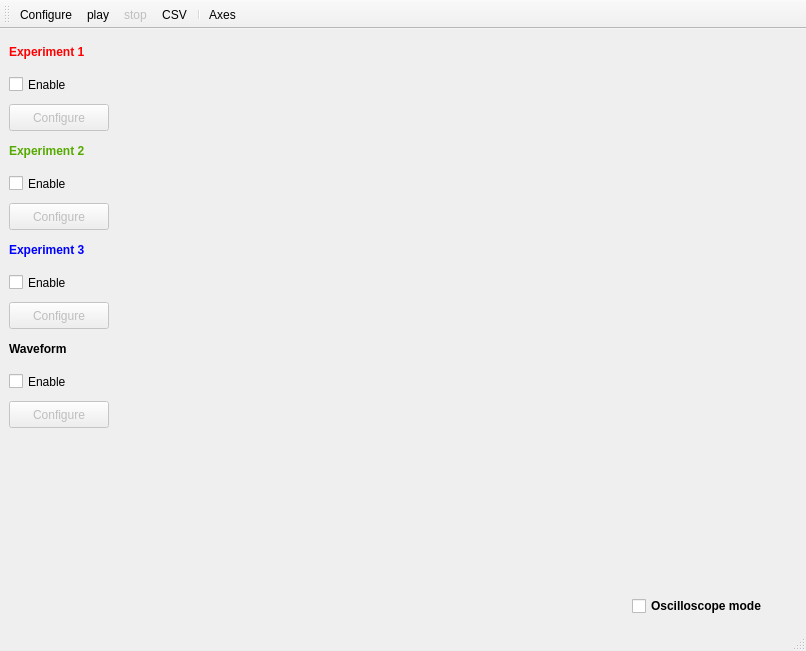
<?xml version="1.0" encoding="UTF-8"?>
<ui version="4.0">
 <class>MainWindow</class>
 <widget class="QMainWindow" name="MainWindow">
  <property name="geometry">
   <rect>
    <x>0</x>
    <y>0</y>
    <width>806</width>
    <height>651</height>
   </rect>
  </property>
  <property name="windowTitle">
   <string>Lagersmit DAQ</string>
  </property>
  <widget class="QWidget" name="centralwidget">
   <layout class="QHBoxLayout" name="horizontalLayout">
    <item>
     <layout class="QVBoxLayout" name="verticalLayout">
      <item>
       <widget class="QLabel" name="label">
        <property name="sizePolicy">
         <sizepolicy hsizetype="Fixed" vsizetype="Fixed">
          <horstretch>0</horstretch>
          <verstretch>0</verstretch>
         </sizepolicy>
        </property>
        <property name="minimumSize">
         <size>
          <width>100</width>
          <height>27</height>
         </size>
        </property>
        <property name="font">
         <font>
          <weight>75</weight>
          <bold>true</bold>
         </font>
        </property>
        <property name="styleSheet">
         <string notr="true">color: rgb(255, 0, 0);</string>
        </property>
        <property name="text">
         <string>Experiment 1</string>
        </property>
       </widget>
      </item>
      <item>
       <widget class="QCheckBox" name="cBenable1">
        <property name="sizePolicy">
         <sizepolicy hsizetype="Fixed" vsizetype="Fixed">
          <horstretch>0</horstretch>
          <verstretch>0</verstretch>
         </sizepolicy>
        </property>
        <property name="minimumSize">
         <size>
          <width>100</width>
          <height>27</height>
         </size>
        </property>
        <property name="text">
         <string>Enable</string>
        </property>
       </widget>
      </item>
      <item>
       <widget class="QPushButton" name="Bconfigure1">
        <property name="enabled">
         <bool>false</bool>
        </property>
        <property name="sizePolicy">
         <sizepolicy hsizetype="Fixed" vsizetype="Fixed">
          <horstretch>0</horstretch>
          <verstretch>0</verstretch>
         </sizepolicy>
        </property>
        <property name="minimumSize">
         <size>
          <width>100</width>
          <height>27</height>
         </size>
        </property>
        <property name="text">
         <string>Configure</string>
        </property>
       </widget>
      </item>
      <item>
       <widget class="QLabel" name="label_2">
        <property name="sizePolicy">
         <sizepolicy hsizetype="Fixed" vsizetype="Fixed">
          <horstretch>0</horstretch>
          <verstretch>0</verstretch>
         </sizepolicy>
        </property>
        <property name="minimumSize">
         <size>
          <width>100</width>
          <height>27</height>
         </size>
        </property>
        <property name="font">
         <font>
          <weight>75</weight>
          <bold>true</bold>
         </font>
        </property>
        <property name="styleSheet">
         <string notr="true">color: rgb(85, 170, 0);</string>
        </property>
        <property name="text">
         <string>Experiment 2</string>
        </property>
       </widget>
      </item>
      <item>
       <widget class="QCheckBox" name="cBenable2">
        <property name="sizePolicy">
         <sizepolicy hsizetype="Fixed" vsizetype="Fixed">
          <horstretch>0</horstretch>
          <verstretch>0</verstretch>
         </sizepolicy>
        </property>
        <property name="minimumSize">
         <size>
          <width>100</width>
          <height>27</height>
         </size>
        </property>
        <property name="text">
         <string>Enable</string>
        </property>
       </widget>
      </item>
      <item>
       <widget class="QPushButton" name="Bconfigure2">
        <property name="enabled">
         <bool>false</bool>
        </property>
        <property name="sizePolicy">
         <sizepolicy hsizetype="Fixed" vsizetype="Fixed">
          <horstretch>0</horstretch>
          <verstretch>0</verstretch>
         </sizepolicy>
        </property>
        <property name="minimumSize">
         <size>
          <width>100</width>
          <height>27</height>
         </size>
        </property>
        <property name="text">
         <string>Configure</string>
        </property>
       </widget>
      </item>
      <item>
       <widget class="QLabel" name="label_3">
        <property name="sizePolicy">
         <sizepolicy hsizetype="Fixed" vsizetype="Fixed">
          <horstretch>0</horstretch>
          <verstretch>0</verstretch>
         </sizepolicy>
        </property>
        <property name="minimumSize">
         <size>
          <width>100</width>
          <height>27</height>
         </size>
        </property>
        <property name="font">
         <font>
          <weight>75</weight>
          <bold>true</bold>
         </font>
        </property>
        <property name="styleSheet">
         <string notr="true">color: rgb(0, 0, 255);</string>
        </property>
        <property name="text">
         <string>Experiment 3</string>
        </property>
       </widget>
      </item>
      <item>
       <widget class="QCheckBox" name="cBenable3">
        <property name="sizePolicy">
         <sizepolicy hsizetype="Fixed" vsizetype="Fixed">
          <horstretch>0</horstretch>
          <verstretch>0</verstretch>
         </sizepolicy>
        </property>
        <property name="minimumSize">
         <size>
          <width>100</width>
          <height>27</height>
         </size>
        </property>
        <property name="text">
         <string>Enable</string>
        </property>
       </widget>
      </item>
      <item>
       <widget class="QPushButton" name="Bconfigure3">
        <property name="enabled">
         <bool>false</bool>
        </property>
        <property name="sizePolicy">
         <sizepolicy hsizetype="Fixed" vsizetype="Fixed">
          <horstretch>0</horstretch>
          <verstretch>0</verstretch>
         </sizepolicy>
        </property>
        <property name="minimumSize">
         <size>
          <width>100</width>
          <height>27</height>
         </size>
        </property>
        <property name="text">
         <string>Configure</string>
        </property>
       </widget>
      </item>
      <item>
       <widget class="QLabel" name="label_5">
        <property name="sizePolicy">
         <sizepolicy hsizetype="Fixed" vsizetype="Fixed">
          <horstretch>0</horstretch>
          <verstretch>0</verstretch>
         </sizepolicy>
        </property>
        <property name="minimumSize">
         <size>
          <width>100</width>
          <height>27</height>
         </size>
        </property>
        <property name="font">
         <font>
          <weight>75</weight>
          <bold>true</bold>
         </font>
        </property>
        <property name="text">
         <string>Waveform</string>
        </property>
       </widget>
      </item>
      <item>
       <widget class="QCheckBox" name="cBenable4">
        <property name="sizePolicy">
         <sizepolicy hsizetype="Fixed" vsizetype="Fixed">
          <horstretch>0</horstretch>
          <verstretch>0</verstretch>
         </sizepolicy>
        </property>
        <property name="minimumSize">
         <size>
          <width>100</width>
          <height>27</height>
         </size>
        </property>
        <property name="text">
         <string>Enable</string>
        </property>
       </widget>
      </item>
      <item>
       <widget class="QPushButton" name="Bconfigure4">
        <property name="enabled">
         <bool>false</bool>
        </property>
        <property name="sizePolicy">
         <sizepolicy hsizetype="Fixed" vsizetype="Fixed">
          <horstretch>0</horstretch>
          <verstretch>0</verstretch>
         </sizepolicy>
        </property>
        <property name="minimumSize">
         <size>
          <width>100</width>
          <height>27</height>
         </size>
        </property>
        <property name="text">
         <string>Configure</string>
        </property>
       </widget>
      </item>
      <item>
       <spacer name="verticalSpacer">
        <property name="orientation">
         <enum>Qt::Vertical</enum>
        </property>
        <property name="sizeHint" stdset="0">
         <size>
          <width>20</width>
          <height>40</height>
         </size>
        </property>
       </spacer>
      </item>
     </layout>
    </item>
    <item>
     <layout class="QVBoxLayout" name="verticalLayout_2">
      <item>
       <widget class="MPL_Widget" name="plotWidget" native="true">
        <property name="sizePolicy">
         <sizepolicy hsizetype="Expanding" vsizetype="Expanding">
          <horstretch>0</horstretch>
          <verstretch>0</verstretch>
         </sizepolicy>
        </property>
        <property name="minimumSize">
         <size>
          <width>550</width>
          <height>532</height>
         </size>
        </property>
        <property name="maximumSize">
         <size>
          <width>16777215</width>
          <height>16777215</height>
         </size>
        </property>
        <property name="layoutDirection">
         <enum>Qt::RightToLeft</enum>
        </property>
       </widget>
      </item>
      <item>
       <layout class="QHBoxLayout" name="horizontalLayout_2">
        <item>
         <spacer name="horizontalSpacer">
          <property name="orientation">
           <enum>Qt::Horizontal</enum>
          </property>
          <property name="sizeType">
           <enum>QSizePolicy::Expanding</enum>
          </property>
          <property name="sizeHint" stdset="0">
           <size>
            <width>40</width>
            <height>20</height>
           </size>
          </property>
         </spacer>
        </item>
        <item>
         <widget class="QCheckBox" name="cBosc">
          <property name="sizePolicy">
           <sizepolicy hsizetype="Preferred" vsizetype="Preferred">
            <horstretch>0</horstretch>
            <verstretch>0</verstretch>
           </sizepolicy>
          </property>
          <property name="minimumSize">
           <size>
            <width>165</width>
            <height>22</height>
           </size>
          </property>
          <property name="maximumSize">
           <size>
            <width>165</width>
            <height>22</height>
           </size>
          </property>
          <property name="font">
           <font>
            <weight>75</weight>
            <bold>true</bold>
           </font>
          </property>
          <property name="layoutDirection">
           <enum>Qt::LeftToRight</enum>
          </property>
          <property name="autoFillBackground">
           <bool>false</bool>
          </property>
          <property name="text">
           <string>Oscilloscope mode</string>
          </property>
         </widget>
        </item>
       </layout>
      </item>
     </layout>
    </item>
   </layout>
  </widget>
  <widget class="QToolBar" name="toolBar">
   <property name="windowTitle">
    <string>toolBar</string>
   </property>
   <property name="iconSize">
    <size>
     <width>28</width>
     <height>28</height>
    </size>
   </property>
   <attribute name="toolBarArea">
    <enum>TopToolBarArea</enum>
   </attribute>
   <attribute name="toolBarBreak">
    <bool>false</bool>
   </attribute>
   <addaction name="actionConfigure"/>
   <addaction name="actionPlay"/>
   <addaction name="actionStop"/>
   <addaction name="actionCSV"/>
   <addaction name="separator"/>
   <addaction name="actionAxes"/>
  </widget>
  <widget class="QStatusBar" name="statusBar">
   <property name="sizePolicy">
    <sizepolicy hsizetype="Preferred" vsizetype="Fixed">
     <horstretch>0</horstretch>
     <verstretch>0</verstretch>
    </sizepolicy>
   </property>
   <property name="minimumSize">
    <size>
     <width>0</width>
     <height>25</height>
    </size>
   </property>
  </widget>
  <action name="actionConfigure">
   <property name="icon">
    <iconset resource="res.qrc">
     <normaloff>:/resources/config.png</normaloff>:/resources/config.png</iconset>
   </property>
   <property name="text">
    <string>Configure</string>
   </property>
  </action>
  <action name="actionPlay">
   <property name="checkable">
    <bool>true</bool>
   </property>
   <property name="icon">
    <iconset resource="res.qrc">
     <normaloff>:/resources/play.png</normaloff>:/resources/play.png</iconset>
   </property>
   <property name="text">
    <string>play</string>
   </property>
  </action>
  <action name="actionStop">
   <property name="enabled">
    <bool>false</bool>
   </property>
   <property name="icon">
    <iconset resource="res.qrc">
     <normaloff>:/resources/stop.png</normaloff>:/resources/stop.png</iconset>
   </property>
   <property name="text">
    <string>stop</string>
   </property>
  </action>
  <action name="actionCSV">
   <property name="icon">
    <iconset resource="res.qrc">
     <normaloff>:/resources/CSV.png</normaloff>:/resources/CSV.png</iconset>
   </property>
   <property name="text">
    <string>CSV</string>
   </property>
  </action>
  <action name="actionAxes">
   <property name="icon">
    <iconset resource="res.qrc">
     <normaloff>:/resources/customize.png</normaloff>:/resources/customize.png</iconset>
   </property>
   <property name="text">
    <string>Axes</string>
   </property>
  </action>
 </widget>
 <customwidgets>
  <customwidget>
   <class>MPL_Widget</class>
   <extends>QWidget</extends>
   <header>widgets</header>
   <container>1</container>
  </customwidget>
 </customwidgets>
 <resources>
  <include location="res.qrc"/>
 </resources>
 <connections>
  <connection>
   <sender>cBenable1</sender>
   <signal>clicked(bool)</signal>
   <receiver>Bconfigure1</receiver>
   <slot>setEnabled(bool)</slot>
   <hints>
    <hint type="sourcelabel">
     <x>76</x>
     <y>95</y>
    </hint>
    <hint type="destinationlabel">
     <x>68</x>
     <y>119</y>
    </hint>
   </hints>
  </connection>
  <connection>
   <sender>cBenable2</sender>
   <signal>clicked(bool)</signal>
   <receiver>Bconfigure2</receiver>
   <slot>setEnabled(bool)</slot>
   <hints>
    <hint type="sourcelabel">
     <x>55</x>
     <y>188</y>
    </hint>
    <hint type="destinationlabel">
     <x>55</x>
     <y>221</y>
    </hint>
   </hints>
  </connection>
  <connection>
   <sender>cBenable3</sender>
   <signal>clicked(bool)</signal>
   <receiver>Bconfigure3</receiver>
   <slot>setEnabled(bool)</slot>
   <hints>
    <hint type="sourcelabel">
     <x>55</x>
     <y>287</y>
    </hint>
    <hint type="destinationlabel">
     <x>55</x>
     <y>320</y>
    </hint>
   </hints>
  </connection>
  <connection>
   <sender>cBenable4</sender>
   <signal>clicked(bool)</signal>
   <receiver>Bconfigure4</receiver>
   <slot>setEnabled(bool)</slot>
   <hints>
    <hint type="sourcelabel">
     <x>55</x>
     <y>386</y>
    </hint>
    <hint type="destinationlabel">
     <x>55</x>
     <y>419</y>
    </hint>
   </hints>
  </connection>
 </connections>
</ui>
